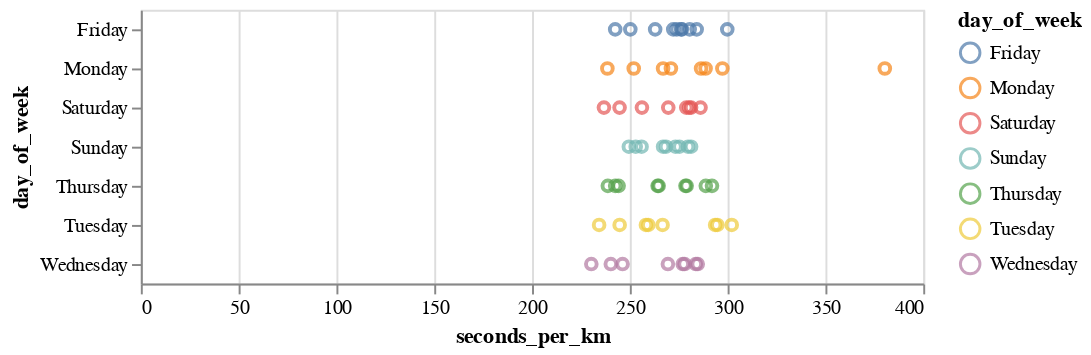

Notebook source saved alongside this figure:
### Code cell
# interaktiv
alt.Chart(df).mark_point().encode(
    x = "seconds_per_km",
    y = "day_of_week",
    color = "day_of_week"
).interactive()

### Figure 1 — Vega-Lite specification as saved in the notebook (floating-point values rounded to 4 significant figures)
{"$schema": "https://vega.github.io/schema/vega-lite/v4.8.1.json", "config": {"view": {"continuousHeight": 300, "continuousWidth": 400}}, "data": {"name": "data-31c7fd9393a38aac112a5c8ac5ad6139"}, "datasets": {"data-31c7fd9393a38aac112a5c8ac5ad6139": [{"Unnamed: 0": 182, "avgPace(/meter)": 0.3787, "calories(kcal)": 71, "date": "2022-01-10 20:39", "day_of_week": "Monday", "distance(m)": 1191, "distance_rounded": 1, "maxPace(/meter)": 7.246, "minPace(/meter)": 0.2501, "seconds_per_km": 380.4, "speed_per_km": "06:20.35", "sportTime(s)": 453, "startTime": "2022-01-10T13:39:17+00:00", "type": 1, "week": 2}, {"Unnamed: 0": 178, "avgPace(/meter)": 0.2878, "calories(kcal)": 60, "date": "2022-01-13 16:23", "day_of_week": "Thursday", "distance(m)": 1004, "distance_rounded": 1, "maxPace(/meter)": 2.342, "minPace(/meter)": 0.1982, "seconds_per_km": 288.8, "speed_per_km": "04:48.84", "sportTime(s)": 290, "startTime": "2022-01-13T09:23:16+00:00", "type": 1, "week": 2}, {"Unnamed: 0": 176, "avgPace(/meter)": 0.2637, "calories(kcal)": 39, "date": "2022-02-03 17:41", "day_of_week": "Thursday", "distance(m)": 1001, "distance_rounded": 1, "maxPace(/meter)": 0.609, "minPace(/meter)": 0.1993, "seconds_per_km": 264.7, "speed_per_km": "04:24.74", "sportTime(s)": 265, "startTime": "2022-02-03T10:41:12+00:00", "type": 1, "week": 5}, {"Unnamed: 0": 172, "avgPace(/meter)": 0.2803, "calories(kcal)": 50, "date": "2022-02-05 18:46", "day_of_week": "Saturday", "distance(m)": 1006, "distance_rounded": 1, "maxPace(/meter)": 0.6911, "minPace(/meter)": 0.229, "seconds_per_km": 281.3, "speed_per_km": "04:41.31", "sportTime(s)": 283, "startTime": "2022-02-05T11:46:47+00:00", "type": 1, "week": 5}, {"Unnamed: 0": 169, "avgPace(/meter)": 0.2675, "calories(kcal)": 34, "date": "2022-02-06 18:36", "day_of_week": "Sunday", "distance(m)": 1013, "distance_rounded": 1, "maxPace(/meter)": 0.6361, "minPace(/meter)": 0.2325, "seconds_per_km": 268.5, "speed_per_km": "04:28.51", "sportTime(s)": 272, "startTime": "2022-02-06T11:36:48+00:00", "type": 1, "week": 5}, {"Unnamed: 0": 166, "avgPace(/meter)": 0.26, "calories(kcal)": 39, "date": "2022-02-11 18:49", "day_of_week": "Friday", "distance(m)": 1004, "distance_rounded": 1, "maxPace(/meter)": 0.788, "minPace(/meter)": 0.198, "seconds_per_km": 262.9, "speed_per_km": "04:22.95", "sportTime(s)": 264, "startTime": "2022-02-11T11:49:54+00:00", "type": 1, "week": 6}, {"Unnamed: 0": 163, "avgPace(/meter)": 0.2552, "calories(kcal)": 44, "date": "2022-02-12 18:25", "day_of_week": "Saturday", "distance(m)": 1011, "distance_rounded": 1, "maxPace(/meter)": 0.5571, "minPace(/meter)": 0.1928, "seconds_per_km": 256.2, "speed_per_km": "04:16.18", "sportTime(s)": 259, "startTime": "2022-02-12T11:25:02+00:00", "type": 1, "week": 6}, {"Unnamed: 0": 161, "avgPace(/meter)": 0.255, "calories(kcal)": 37, "date": "2022-02-13 18:09", "day_of_week": "Sunday", "distance(m)": 1000, "distance_rounded": 1, "maxPace(/meter)": 0.576, "minPace(/meter)": 0.194, "seconds_per_km": 256, "speed_per_km": "04:16.00", "sportTime(s)": 256, "startTime": "2022-02-13T11:09:12+00:00", "type": 1, "week": 6}, {"Unnamed: 0": 157, "avgPace(/meter)": 0.2854, "calories(kcal)": 43, "date": "2022-02-14 18:50", "day_of_week": "Monday", "distance(m)": 1002, "distance_rounded": 1, "maxPace(/meter)": 0.7446, "minPace(/meter)": 0.2587, "seconds_per_km": 286.4, "speed_per_km": "04:46.43", "sportTime(s)": 287, "startTime": "2022-02-14T11:50:09+00:00", "type": 1, "week": 7}, {"Unnamed: 0": 155, "avgPace(/meter)": 0.2827, "calories(kcal)": 60, "date": "2022-02-16 18:12", "day_of_week": "Wednesday", "distance(m)": 1001, "distance_rounded": 1, "maxPace(/meter)": 2.165, "minPace(/meter)": 0.1834, "seconds_per_km": 283.7, "speed_per_km": "04:43.72", "sportTime(s)": 284, "startTime": "2022-02-16T11:12:40+00:00", "type": 1, "week": 7}, {"Unnamed: 0": 152, "avgPace(/meter)": 0.2793, "calories(kcal)": 55, "date": "2022-03-05 07:10", "day_of_week": "Saturday", "distance(m)": 1006, "distance_rounded": 1, "maxPace(/meter)": 0.6154, "minPace(/meter)": 0.2083, "seconds_per_km": 280.3, "speed_per_km": "04:40.32", "sportTime(s)": 282, "startTime": "2022-03-05T00:10:22+00:00", "type": 1, "week": 9}, {"Unnamed: 0": 150, "avgPace(/meter)": 0.2796, "calories(kcal)": 47, "date": "2022-03-18 18:26", "day_of_week": "Friday", "distance(m)": 1005, "distance_rounded": 1, "maxPace(/meter)": 0.8749, "minPace(/meter)": 0.2372, "seconds_per_km": 280.6, "speed_per_km": "04:40.60", "sportTime(s)": 282, "startTime": "2022-03-18T11:26:11+00:00", "type": 1, "week": 11}, {"Unnamed: 0": 146, "avgPace(/meter)": 0.2964, "calories(kcal)": 57, "date": "2022-03-28 18:45", "day_of_week": "Monday", "distance(m)": 1046, "distance_rounded": 1, "maxPace(/meter)": 0.639, "minPace(/meter)": 0.2149, "seconds_per_km": 297.3, "speed_per_km": "04:57.32", "sportTime(s)": 311, "startTime": "2022-03-28T11:45:13+00:00", "type": 1, "week": 13}, {"Unnamed: 0": 144, "avgPace(/meter)": 0.3011, "calories(kcal)": 57, "date": "2022-03-29 19:02", "day_of_week": "Tuesday", "distance(m)": 1003, "distance_rounded": 1, "maxPace(/meter)": 0.6835, "minPace(/meter)": 0.2301, "seconds_per_km": 302.1, "speed_per_km": "05:2.09", "sportTime(s)": 303, "startTime": "2022-03-29T12:02:25+00:00", "type": 1, "week": 13}, {"Unnamed: 0": 142, "avgPace(/meter)": 0.2837, "calories(kcal)": 49, "date": "2022-03-30 18:52", "day_of_week": "Wednesday", "distance(m)": 1001, "distance_rounded": 1, "maxPace(/meter)": 0.4753, "minPace(/meter)": 0.1658, "seconds_per_km": 284.7, "speed_per_km": "04:44.72", "sportTime(s)": 285, "startTime": "2022-03-30T11:52:16+00:00", "type": 1, "week": 13}, {"Unnamed: 0": 140, "avgPace(/meter)": 0.27, "calories(kcal)": 48, "date": "2022-04-04 17:57", "day_of_week": "Monday", "distance(m)": 1000, "distance_rounded": 1, "maxPace(/meter)": 0.7117, "minPace(/meter)": 0.2248, "seconds_per_km": 271, "speed_per_km": "04:31.00", "sportTime(s)": 271, "startTime": "2022-04-04T10:57:56+00:00", "type": 1, "week": 14}, {"Unnamed: 0": 137, "avgPace(/meter)": 0.273, "calories(kcal)": 51, "date": "2022-04-08 18:39", "day_of_week": "Friday", "distance(m)": 1000, "distance_rounded": 1, "maxPace(/meter)": 0.6707, "minPace(/meter)": 0.2315, "seconds_per_km": 274, "speed_per_km": "04:34.00", "sportTime(s)": 274, "startTime": "2022-04-08T11:39:28+00:00", "type": 1, "week": 14}, {"Unnamed: 0": 134, "avgPace(/meter)": 0.2744, "calories(kcal)": 45, "date": "2022-04-10 18:41", "day_of_week": "Sunday", "distance(m)": 1006, "distance_rounded": 1, "maxPace(/meter)": 0.6873, "minPace(/meter)": 0.2137, "seconds_per_km": 275.3, "speed_per_km": "04:35.35", "sportTime(s)": 277, "startTime": "2022-04-10T11:41:58+00:00", "type": 1, "week": 14}, {"Unnamed: 0": 131, "avgPace(/meter)": 0.277, "calories(kcal)": 44, "date": "2022-04-13 17:48", "day_of_week": "Wednesday", "distance(m)": 1000, "distance_rounded": 1, "maxPace(/meter)": 0.7634, "minPace(/meter)": 0.2038, "seconds_per_km": 278, "speed_per_km": "04:38.00", "sportTime(s)": 278, "startTime": "2022-04-13T10:48:11+00:00", "type": 1, "week": 15}, {"Unnamed: 0": 128, "avgPace(/meter)": 0.2756, "calories(kcal)": 39, "date": "2022-04-15 16:54", "day_of_week": "Friday", "distance(m)": 1005, "distance_rounded": 1, "maxPace(/meter)": 0.7968, "minPace(/meter)": 0.244, "seconds_per_km": 276.6, "speed_per_km": "04:36.62", "sportTime(s)": 278, "startTime": "2022-04-15T09:54:21+00:00", "type": 1, "week": 15}, {"Unnamed: 0": 125, "avgPace(/meter)": 0.2939, "calories(kcal)": 62, "date": "2022-04-26 18:40", "day_of_week": "Tuesday", "distance(m)": 1201, "distance_rounded": 1, "maxPace(/meter)": 1.115, "minPace(/meter)": 0.1997, "seconds_per_km": 294.8, "speed_per_km": "04:54.75", "sportTime(s)": 354, "startTime": "2022-04-26T11:40:21+00:00", "type": 1, "week": 17}, {"Unnamed: 0": 123, "avgPace(/meter)": 0.2685, "calories(kcal)": 48, "date": "2022-04-27 18:31", "day_of_week": "Wednesday", "distance(m)": 1002, "distance_rounded": 1, "maxPace(/meter)": 0.6803, "minPace(/meter)": 0.2187, "seconds_per_km": 269.5, "speed_per_km": "04:29.46", "sportTime(s)": 270, "startTime": "2022-04-27T11:31:56+00:00", "type": 1, "week": 17}, {"Unnamed: 0": 121, "avgPace(/meter)": 0.2774, "calories(kcal)": 50, "date": "2022-04-28 17:37", "day_of_week": "Thursday", "distance(m)": 1002, "distance_rounded": 1, "maxPace(/meter)": 0.8052, "minPace(/meter)": 0.221, "seconds_per_km": 278.4, "speed_per_km": "04:38.44", "sportTime(s)": 279, "startTime": "2022-04-28T10:37:51+00:00", "type": 1, "week": 17}, {"Unnamed: 0": 119, "avgPace(/meter)": 0.2974, "calories(kcal)": 89, "date": "2022-04-29 18:01", "day_of_week": "Friday", "distance(m)": 1651, "distance_rounded": 1, "maxPace(/meter)": 1.217, "minPace(/meter)": 0.2073, "seconds_per_km": 299.8, "speed_per_km": "04:59.82", "sportTime(s)": 495, "startTime": "2022-04-29T11:01:29+00:00", "type": 1, "week": 17}, {"Unnamed: 0": 117, "avgPace(/meter)": 0.2803, "calories(kcal)": 41, "date": "2022-05-01 16:48", "day_of_week": "Sunday", "distance(m)": 1006, "distance_rounded": 1, "maxPace(/meter)": 0.8224, "minPace(/meter)": 0.2239, "seconds_per_km": 281.3, "speed_per_km": "04:41.31", "sportTime(s)": 283, "startTime": "2022-05-01T09:48:50+00:00", "type": 1, "week": 17}, {"Unnamed: 0": 112, "avgPace(/meter)": 0.2761, "calories(kcal)": 42, "date": "2022-05-04 18:52", "day_of_week": "Wednesday", "distance(m)": 1007, "distance_rounded": 1, "maxPace(/meter)": 0.6135, "minPace(/meter)": 0.2112, "seconds_per_km": 277.1, "speed_per_km": "04:37.06", "sportTime(s)": 279, "startTime": "2022-05-04T11:52:29+00:00", "type": 1, "week": 18}, {"Unnamed: 0": 110, "avgPace(/meter)": 0.291, "calories(kcal)": 52, "date": "2022-05-05 18:15", "day_of_week": "Thursday", "distance(m)": 1000, "distance_rounded": 1, "maxPace(/meter)": 0.7042, "minPace(/meter)": 0.216, "seconds_per_km": 292, "speed_per_km": "04:52.00", "sportTime(s)": 292, "startTime": "2022-05-05T11:15:38+00:00", "type": 1, "week": 18}, {"Unnamed: 0": 107, "avgPace(/meter)": 0.2712, "calories(kcal)": 47, "date": "2022-05-06 17:16", "day_of_week": "Friday", "distance(m)": 1003, "distance_rounded": 1, "maxPace(/meter)": 0.7022, "minPace(/meter)": 0.2276, "seconds_per_km": 272.2, "speed_per_km": "04:32.18", "sportTime(s)": 273, "startTime": "2022-05-06T10:16:48+00:00", "type": 1, "week": 18}, {"Unnamed: 0": 104, "avgPace(/meter)": 0.278, "calories(kcal)": 52, "date": "2022-05-07 16:47", "day_of_week": "Saturday", "distance(m)": 1040, "distance_rounded": 1, "maxPace(/meter)": 212, "minPace(/meter)": 0.2129, "seconds_per_km": 278.8, "speed_per_km": "04:38.85", "sportTime(s)": 290, "startTime": "2022-05-07T09:47:30+00:00", "type": 1, "week": 18}, {"Unnamed: 0": 102, "avgPace(/meter)": 0.279, "calories(kcal)": 56, "date": "2022-05-08 18:24", "day_of_week": "Sunday", "distance(m)": 1026, "distance_rounded": 1, "maxPace(/meter)": 225, "minPace(/meter)": 0.2221, "seconds_per_km": 279.7, "speed_per_km": "04:39.73", "sportTime(s)": 287, "startTime": "2022-05-08T11:24:19+00:00", "type": 1, "week": 18}, {"Unnamed: 0": 99, "avgPace(/meter)": 0.278, "calories(kcal)": 59, "date": "2022-05-12 18:36", "day_of_week": "Thursday", "distance(m)": 1007, "distance_rounded": 1, "maxPace(/meter)": 178, "minPace(/meter)": 0.1781, "seconds_per_km": 279.0, "speed_per_km": "04:39.05", "sportTime(s)": 281, "startTime": "2022-05-12T11:36:50+00:00", "type": 1, "week": 19}, {"Unnamed: 0": 96, "avgPace(/meter)": 0.283, "calories(kcal)": 55, "date": "2022-05-13 18:36", "day_of_week": "Friday", "distance(m)": 1024, "distance_rounded": 1, "maxPace(/meter)": 201, "minPace(/meter)": 0.2015, "seconds_per_km": 284.2, "speed_per_km": "04:44.18", "sportTime(s)": 291, "startTime": "2022-05-13T11:36:23+00:00", "type": 1, "week": 19}, {"Unnamed: 0": 92, "avgPace(/meter)": 0.273, "calories(kcal)": 51, "date": "2022-05-15 18:36", "day_of_week": "Sunday", "distance(m)": 1028, "distance_rounded": 1, "maxPace(/meter)": 197, "minPace(/meter)": 0.1974, "seconds_per_km": 273.3, "speed_per_km": "04:33.35", "sportTime(s)": 281, "startTime": "2022-05-15T11:36:24+00:00", "type": 1, "week": 19}, {"Unnamed: 0": 89, "avgPace(/meter)": 0.288, "calories(kcal)": 63, "date": "2022-05-16 18:31", "day_of_week": "Monday", "distance(m)": 1046, "distance_rounded": 1, "maxPace(/meter)": 210, "minPace(/meter)": 0.2106, "seconds_per_km": 288.7, "speed_per_km": "04:48.72", "sportTime(s)": 302, "startTime": "2022-05-16T11:31:34+00:00", "type": 1, "week": 20}, {"Unnamed: 0": 86, "avgPace(/meter)": 0.293, "calories(kcal)": 63, "date": "2022-05-17 18:15", "day_of_week": "Tuesday", "distance(m)": 1049, "distance_rounded": 1, "maxPace(/meter)": 237, "minPace(/meter)": 0.2227, "seconds_per_km": 293.6, "speed_per_km": "04:53.61", "sportTime(s)": 308, "startTime": "2022-05-17T11:15:00+00:00", "type": 1, "week": 20}, {"Unnamed: 0": 82, "avgPace(/meter)": 0.2841, "calories(kcal)": 50.03, "date": "2022-05-21 20:48", "day_of_week": "Saturday", "distance(m)": 1003, "distance_rounded": 1, "maxPace(/meter)": 0.6219, "minPace(/meter)": 0.2232, "seconds_per_km": 286.1, "speed_per_km": "04:46.14", "sportTime(s)": 287, "startTime": "2022-05-21T13:48:24+00:00", "type": 1, "week": 20}, {"Unnamed: 0": 79, "avgPace(/meter)": 0.265, "calories(kcal)": 44.08, "date": "2022-05-22 17:22", "day_of_week": "Sunday", "distance(m)": 1000, "distance_rounded": 1, "maxPace(/meter)": 0.815, "minPace(/meter)": 0.2136, "seconds_per_km": 267, "speed_per_km": "04:27.00", "sportTime(s)": 267, "startTime": "2022-05-22T10:22:47+00:00", "type": 1, "week": 20}, {"Unnamed: 0": 76, "avgPace(/meter)": 0.265, "calories(kcal)": 50.33, "date": "2022-05-23 18:46", "day_of_week": "Monday", "distance(m)": 1000, "distance_rounded": 1, "maxPace(/meter)": 0.668, "minPace(/meter)": 0.2187, "seconds_per_km": 267, "speed_per_km": "04:27.00", "sportTime(s)": 267, "startTime": "2022-05-23T11:46:59+00:00", "type": 1, "week": 21}, {"Unnamed: 0": 73, "avgPace(/meter)": 0.2647, "calories(kcal)": 44.15, "date": "2022-05-24 18:54", "day_of_week": "Tuesday", "distance(m)": 1001, "distance_rounded": 1, "maxPace(/meter)": 0.9251, "minPace(/meter)": 0.2227, "seconds_per_km": 266.7, "speed_per_km": "04:26.73", "sportTime(s)": 267, "startTime": "2022-05-24T11:54:01+00:00", "type": 1, "week": 21}, {"Unnamed: 0": 70, "avgPace(/meter)": 0.2353, "calories(kcal)": 40.81, "date": "2022-05-25 17:56", "day_of_week": "Wednesday", "distance(m)": 1003, "distance_rounded": 1, "maxPace(/meter)": 0.9066, "minPace(/meter)": 0.1197, "seconds_per_km": 240.3, "speed_per_km": "04:0.28", "sportTime(s)": 241, "startTime": "2022-05-25T10:56:04+00:00", "type": 1, "week": 21}, {"Unnamed: 0": 67, "avgPace(/meter)": 0.2622, "calories(kcal)": 53.12, "date": "2022-05-26 17:17", "day_of_week": "Thursday", "distance(m)": 1003, "distance_rounded": 1, "maxPace(/meter)": 0.558, "minPace(/meter)": 0.1968, "seconds_per_km": 264.2, "speed_per_km": "04:24.21", "sportTime(s)": 265, "startTime": "2022-05-26T10:17:38+00:00", "type": 1, "week": 21}, {"Unnamed: 0": 64, "avgPace(/meter)": 0.2742, "calories(kcal)": 43.04, "date": "2022-05-27 18:35", "day_of_week": "Friday", "distance(m)": 1003, "distance_rounded": 1, "maxPace(/meter)": 0.757, "minPace(/meter)": 0.2449, "seconds_per_km": 276.2, "speed_per_km": "04:36.17", "sportTime(s)": 277, "startTime": "2022-05-27T11:35:19+00:00", "type": 1, "week": 21}, {"Unnamed: 0": 61, "avgPace(/meter)": 0.2677, "calories(kcal)": 51.33, "date": "2022-05-28 17:39", "day_of_week": "Saturday", "distance(m)": 1005, "distance_rounded": 1, "maxPace(/meter)": 0.6452, "minPace(/meter)": 0.2224, "seconds_per_km": 269.7, "speed_per_km": "04:29.65", "sportTime(s)": 271, "startTime": "2022-05-28T10:39:29+00:00", "type": 1, "week": 21}, {"Unnamed: 0": 58, "avgPace(/meter)": 0.251, "calories(kcal)": 41, "date": "2022-05-29 18:19", "day_of_week": "Sunday", "distance(m)": 1000, "distance_rounded": 1, "maxPace(/meter)": 0.4274, "minPace(/meter)": 0.1839, "seconds_per_km": 253, "speed_per_km": "04:13.00", "sportTime(s)": 253, "startTime": "2022-05-29T11:19:12+00:00", "type": 1, "week": 21}, {"Unnamed: 0": 55, "avgPace(/meter)": 0.25, "calories(kcal)": 48.92, "date": "2022-05-30 18:55", "day_of_week": "Monday", "distance(m)": 1004, "distance_rounded": 1, "maxPace(/meter)": 0.4058, "minPace(/meter)": 0.1746, "seconds_per_km": 252.0, "speed_per_km": "04:11.99", "sportTime(s)": 253, "startTime": "2022-05-30T11:55:16+00:00", "type": 1, "week": 22}, {"Unnamed: 0": 52, "avgPace(/meter)": 0.2575, "calories(kcal)": 49.91, "date": "2022-05-31 18:42", "day_of_week": "Tuesday", "distance(m)": 1006, "distance_rounded": 1, "maxPace(/meter)": 0.5513, "minPace(/meter)": 0.203, "seconds_per_km": 259.4, "speed_per_km": "04:19.44", "sportTime(s)": 261, "startTime": "2022-05-31T11:42:33+00:00", "type": 1, "week": 22}, {"Unnamed: 0": 49, "avgPace(/meter)": 0.2483, "calories(kcal)": 45.2, "date": "2022-06-03 18:03", "day_of_week": "Friday", "distance(m)": 1003, "distance_rounded": 1, "maxPace(/meter)": 0.8258, "minPace(/meter)": 0.1627, "seconds_per_km": 250.2, "speed_per_km": "04:10.25", "sportTime(s)": 251, "startTime": "2022-06-03T11:03:24+00:00", "type": 1, "week": 22}, {"Unnamed: 0": 46, "avgPace(/meter)": 0.2428, "calories(kcal)": 51.81, "date": "2022-06-04 18:38", "day_of_week": "Saturday", "distance(m)": 1001, "distance_rounded": 1, "maxPace(/meter)": 0.5981, "minPace(/meter)": 0.2102, "seconds_per_km": 244.8, "speed_per_km": "04:4.76", "sportTime(s)": 245, "startTime": "2022-06-04T11:38:21+00:00", "type": 1, "week": 22}, {"Unnamed: 0": 43, "avgPace(/meter)": 0.2348, "calories(kcal)": 30.82, "date": "2022-06-11 17:38", "day_of_week": "Saturday", "distance(m)": 1001, "distance_rounded": 1, "maxPace(/meter)": 0.5176, "minPace(/meter)": 0.1971, "seconds_per_km": 236.8, "speed_per_km": "03:56.76", "sportTime(s)": 237, "startTime": "2022-06-11T10:38:27+00:00", "type": 1, "week": 23}, {"Unnamed: 0": 39, "avgPace(/meter)": 0.2475, "calories(kcal)": 51.79, "date": "2022-06-12 17:47", "day_of_week": "Sunday", "distance(m)": 1006, "distance_rounded": 1, "maxPace(/meter)": 0.6472, "minPace(/meter)": 0.2005, "seconds_per_km": 249.5, "speed_per_km": "04:9.50", "sportTime(s)": 251, "startTime": "2022-06-12T10:47:29+00:00", "type": 1, "week": 23}, {"Unnamed: 0": 36, "avgPace(/meter)": 0.2562, "calories(kcal)": 56.05, "date": "2022-06-14 19:03", "day_of_week": "Tuesday", "distance(m)": 1003, "distance_rounded": 1, "maxPace(/meter)": 0.5627, "minPace(/meter)": 0.1935, "seconds_per_km": 258.2, "speed_per_km": "04:18.23", "sportTime(s)": 259, "startTime": "2022-06-14T12:03:23+00:00", "type": 1, "week": 24}, {"Unnamed: 0": 32, "avgPace(/meter)": 0.2443, "calories(kcal)": 47.92, "date": "2022-06-15 18:46", "day_of_week": "Wednesday", "distance(m)": 1011, "distance_rounded": 1, "maxPace(/meter)": 0.5219, "minPace(/meter)": 0.1885, "seconds_per_km": 246.3, "speed_per_km": "04:6.29", "sportTime(s)": 249, "startTime": "2022-06-15T11:46:25+00:00", "type": 1, "week": 24}, {"Unnamed: 0": 27, "avgPace(/meter)": 0.2405, "calories(kcal)": 33.65, "date": "2022-06-16 18:03", "day_of_week": "Thursday", "distance(m)": 1002, "distance_rounded": 1, "maxPace(/meter)": 0.5764, "minPace(/meter)": 0.1971, "seconds_per_km": 242.5, "speed_per_km": "04:2.51", "sportTime(s)": 243, "startTime": "2022-06-16T11:03:28+00:00", "type": 1, "week": 24}, {"Unnamed: 0": 23, "avgPace(/meter)": 0.2405, "calories(kcal)": 48.66, "date": "2022-06-17 18:03", "day_of_week": "Friday", "distance(m)": 1002, "distance_rounded": 1, "maxPace(/meter)": 0.4713, "minPace(/meter)": 0.1802, "seconds_per_km": 242.5, "speed_per_km": "04:2.51", "sportTime(s)": 243, "startTime": "2022-06-17T11:03:58+00:00", "type": 1, "week": 24}, {"Unnamed: 0": 18, "avgPace(/meter)": 0.2428, "calories(kcal)": 45, "date": "2022-06-21 19:23", "day_of_week": "Tuesday", "distance(m)": 1009, "distance_rounded": 1, "maxPace(/meter)": 0.5322, "minPace(/meter)": 0.1881, "seconds_per_km": 244.8, "speed_per_km": "04:4.80", "sportTime(s)": 247, "startTime": "2022-06-21T12:23:33+00:00", "type": 1, "week": 25}, {"Unnamed: 0": 15, "avgPace(/meter)": 0.2423, "calories(kcal)": 49.76, "date": "2022-06-23 18:16", "day_of_week": "Thursday", "distance(m)": 1003, "distance_rounded": 1, "maxPace(/meter)": 0.627, "minPace(/meter)": 0.1883, "seconds_per_km": 244.3, "speed_per_km": "04:4.27", "sportTime(s)": 245, "startTime": "2022-06-23T11:16:47+00:00", "type": 1, "week": 25}, {"Unnamed: 0": 10, "avgPace(/meter)": 0.2365, "calories(kcal)": 48.67, "date": "2022-06-27 18:45", "day_of_week": "Monday", "distance(m)": 1002, "distance_rounded": 1, "maxPace(/meter)": 0.6246, "minPace(/meter)": 0.1815, "seconds_per_km": 238.5, "speed_per_km": "03:58.52", "sportTime(s)": 239, "startTime": "2022-06-27T11:45:38+00:00", "type": 1, "week": 26}, {"Unnamed: 0": 7, "avgPace(/meter)": 0.2323, "calories(kcal)": 39.65, "date": "2022-06-28 18:07", "day_of_week": "Tuesday", "distance(m)": 1003, "distance_rounded": 1, "maxPace(/meter)": 0.4755, "minPace(/meter)": 0.1836, "seconds_per_km": 234.3, "speed_per_km": "03:54.30", "sportTime(s)": 235, "startTime": "2022-06-28T11:07:21+00:00", "type": 1, "week": 26}, {"Unnamed: 0": 4, "avgPace(/meter)": 0.2283, "calories(kcal)": 33.62, "date": "2022-06-29 19:02", "day_of_week": "Wednesday", "distance(m)": 1003, "distance_rounded": 1, "maxPace(/meter)": 0.5453, "minPace(/meter)": 0.1936, "seconds_per_km": 230.3, "speed_per_km": "03:50.31", "sportTime(s)": 231, "startTime": "2022-06-29T12:02:34+00:00", "type": 1, "week": 26}, {"Unnamed: 0": 1, "avgPace(/meter)": 0.2368, "calories(kcal)": 36.82, "date": "2022-06-30 19:31", "day_of_week": "Thursday", "distance(m)": 1001, "distance_rounded": 1, "maxPace(/meter)": 0.6545, "minPace(/meter)": 0.1648, "seconds_per_km": 238.8, "speed_per_km": "03:58.76", "sportTime(s)": 239, "startTime": "2022-06-30T12:31:18+00:00", "type": 1, "week": 26}]}, "encoding": {"color": {"field": "day_of_week", "type": "nominal"}, "x": {"field": "seconds_per_km", "type": "quantitative"}, "y": {"field": "day_of_week", "type": "nominal"}}, "mark": "point", "selection": {"selector001": {"bind": "scales", "encodings": ["x", "y"], "type": "interval"}}}
